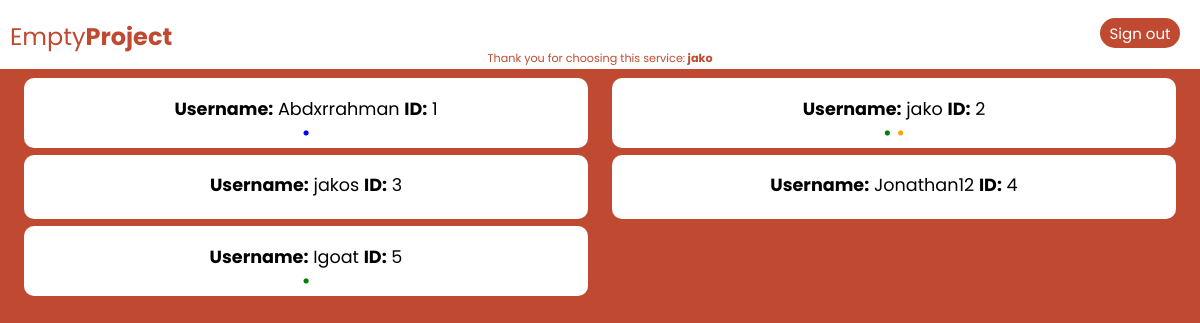
Screenshot of /database (signed in) with the database file from the repository.
### webserver.py (models this page shows)
class User(UserMixin, db.Model):
    id = db.Column(db.Integer, primary_key=True)
    name = db.Column(db.String(50), unique=True)
    password = db.Column(db.Integer)
    date_created = db.Column(db.DateTime, default=datetime.now)
    online = db.Column(db.Boolean, default=False);

### webserver.py (the view)
@app.route('/database')
def get_users():
    users = User.query.order_by(User.id).all()
    return render_template("users.html", users=users)

### webserver.py (called while the page is built)
@login_manager.user_loader
def get_user(ident):
  return User.query.get(int(ident))

### templates/users.html (shortened to what this page needs)
<!DOCTYPE html>
<html lang="en" dir="ltr">
  <head>
    <link rel="stylesheet" href="{{ url_for('static', filename='styles/style.css') }}">
  </head>
  <body>
    {% include "navbar.html" %}
    {% for user in users %}
      <div class="ur" style="float: left; margin-bottom: 7px;">
        <p style="margin-bottom: -5px;"><strong>Username:</strong> {{ user.name }} <strong>ID:</strong> {{ user.id }}</p>
        {% if user.name == "Abdxrrahman" %}
          <a style="color: blue; font-size: 120%;">•</a>
        {% endif %}
        {% if user.online %}
          <a style="color: green; font-size: 120%;">•</a>
        {% endif %}
        {% if current_user.name == user.name %}
          <a style="color: orange; font-size: 120%;">•</a>
        {% endif %}
        <br>
      </div>
    {% endfor %}
  </body>
</html>

### templates/navbar.html (shortened to what this page needs)
<!DOCTYPE html>
<html lang="en" dir="ltr">
  <head>
    <link rel="stylesheet" href="{{ url_for('static', filename='styles/style.css') }}">
  </head>
  <body>
    <div class="nb">
      <p class="lt">Empty<strong>Project</strong></p>
      {% if current_user.is_authenticated == False %}
        <button class="lrb" type="button" name="button"><a href="authorize">Sign in</a></button>
      {% else %}
        <button class="lrb" type="button" name="button"><a href="unauthorize/{{ current_user.name }}/{{ current_user.id }}" method="POST">Sign out</a></button>
        <p style="float: right; margin-top: -28px; text-align: center; font-size: 70%; width: 100%; color: #bf4a31;">Thank you for choosing this service:<strong> {{ current_user.name }}</strong></p>
      {% endif %}
    </div>
  </body>
</html>

### static/styles/style.css (style rules this page uses)
body { position: relative; padding: 0; margin: 0; height: auto; width: 100%; font-family: 'Poppins', sans-serif; background-color: #bf4a31; }
a { text-decoration: none; text-decoration-style: none; color: #bf4a31; }
.nb { margin-top: -25px; height: 70px; background-color: white; }
.lt { padding-top: 20px; padding-left: 10px; font-size: 150%; color: #bf4a31; }
.lrb { margin-right: 20px; width: 80px; height: 30px; float: right; margin-top: -60px; border: 0; background-color: #bf4a31; color: white; font-family: 'Poppins', sans-serif; font-size: 15px; border-radius: 20px; }
.lrb a { color: white; }
.ur { margin-left: 2%; width: 47%; height: auto; background-color: white; text-align: center; font-size: 110%; border-radius: 10px; }

### rows the page displays
User: name "jako", id "2"
User: name "Abdxrrahman", id "1"
User: name "jakos", id "3"
User: name "Jonathan12", id "4"
User: name "Igoat", id "5"
